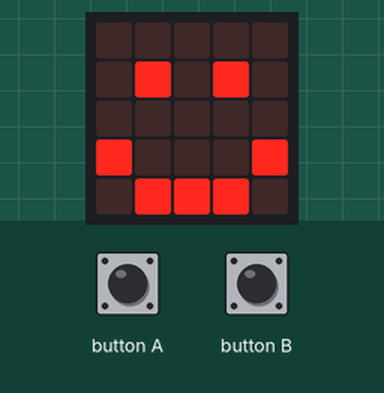
A program run on a simulated BBC micro:bit (MakeCode). Shown: the board's 5×5 LED display. Inputs (shaded band) come from the test bench.

Above: at 1.8 s.
1.9 s: button A pressed for 0.15 s
At 2.4 s:
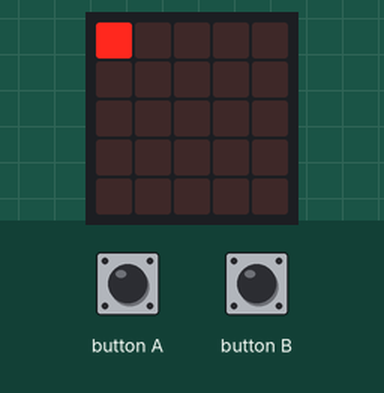
At 4.8 s:
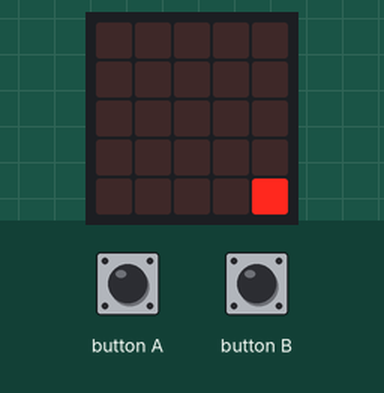
5.0 s: button B pressed for 0.15 s
At 7.0 s:
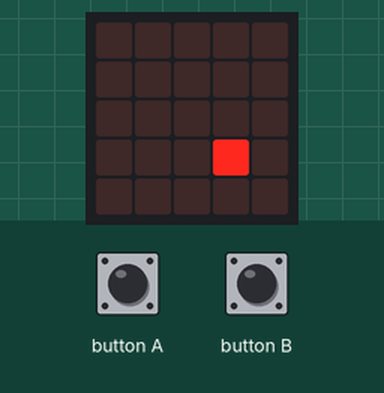
Timing chart, 0 to 8.5 s (numbered marks = the images above; inputs shaded):
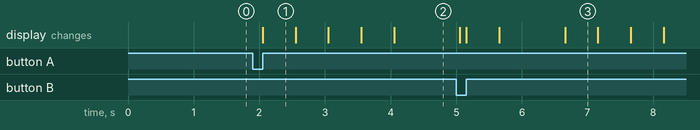

The program:

main.ts
```typescript
// (licence header left out)
// variables
let loopCounter: number = 0
let sprite: game.LedSprite = null

// on start
basic.showIcon(IconNames.Happy)

// on button A, LED sprite lights up diagonally from top left corner to bottom right corner
input.onButtonPressed(Button.A, function () {
  // setting values
  basic.clearScreen()
  loopCounter = 0
  sprite = game.createSprite(0, 0)

  while (loopCounter <= 5) {
    sprite.set(LedSpriteProperty.X, loopCounter)
    sprite.set(LedSpriteProperty.Y, loopCounter)
    basic.pause(500)
    loopCounter++
  }
  sprite.delete()
  basic.showIcon(IconNames.Happy)
})

// on button B, LED sprite lights up diagonally from bottom right corner to top left corner
input.onButtonPressed(Button.B, function () {
  // setting values
  basic.clearScreen()
  loopCounter = 5
  sprite = game.createSprite(5, 5)

  while (loopCounter >= 0) {
    sprite.set(LedSpriteProperty.X, loopCounter)
    sprite.set(LedSpriteProperty.Y, loopCounter)
    basic.pause(500)
    loopCounter--
  }
  sprite.delete()
  basic.showIcon(IconNames.Happy)
})
```

Measured:
- after the input at 1.9 s, the display: changes after 0.15 s (image 1)
- what the display in image 1 shows lasts 0.5 s, from 2.1 s to 2.6 s
